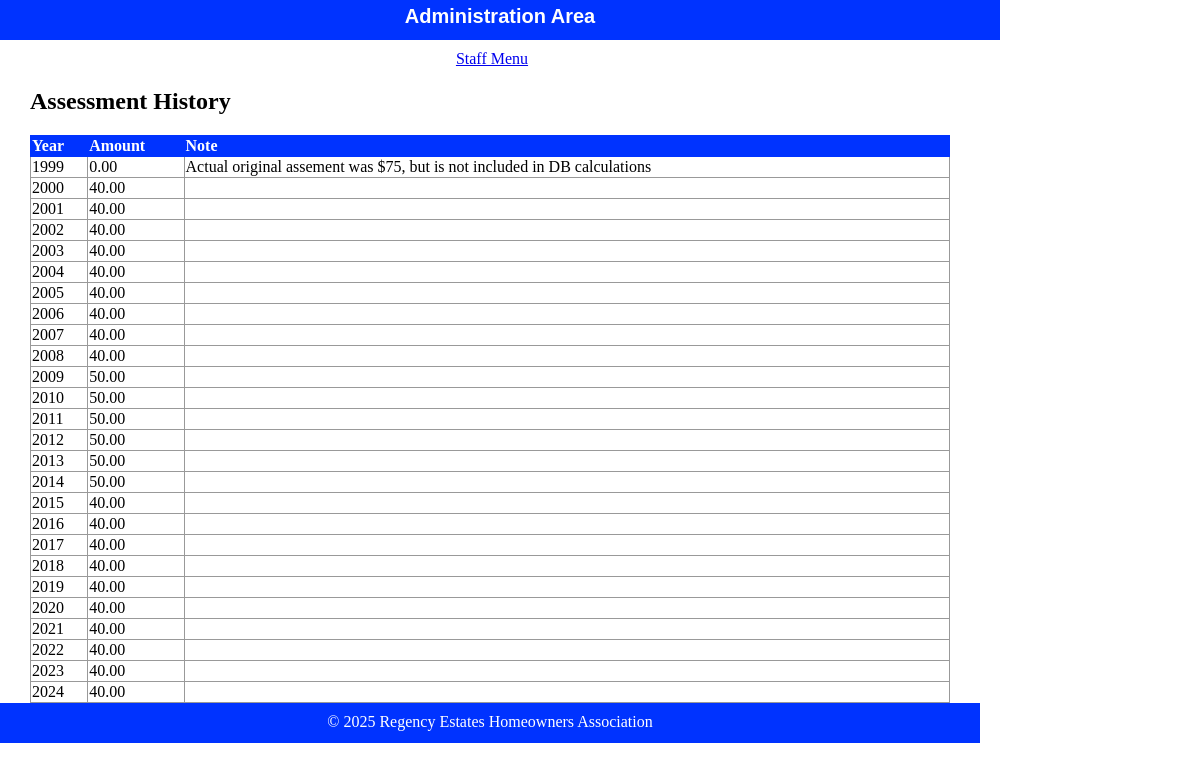
The app's page /html/public/staff/assessments/index.php, older data.
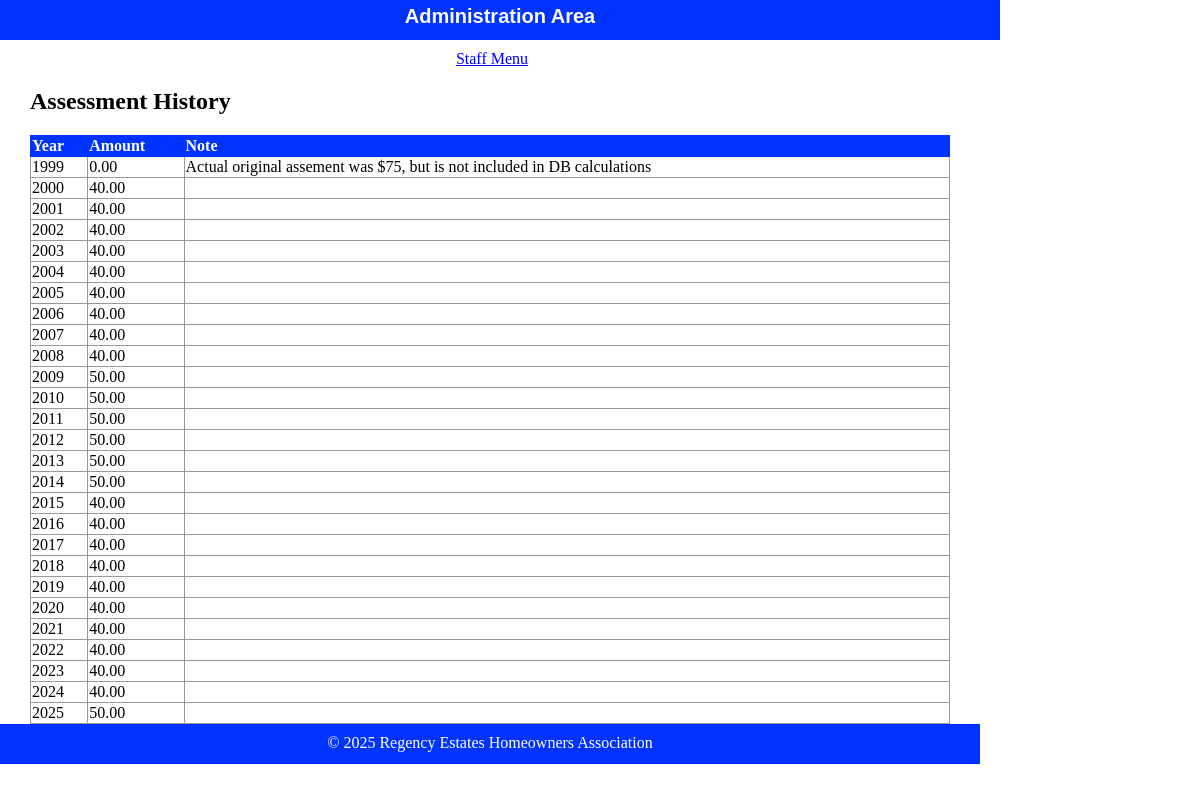
The same page, newer data.
### tables this page shows
CREATE TABLE `assessment` (
  `id` int(11) NOT NULL,
  `yr` int(11) DEFAULT NULL,
  `amount` decimal(10,2) DEFAULT NULL,
  `note` varchar(256) DEFAULT NULL
);

### html/private/functions.php (called while the page is built, shortened)
<?php
function url_for($script_path)
{
    if ($script_path[0] != '/')
    {
        $script_path = "/" . $script_path;
    }
    return WWW_ROOT . $script_path;
}
function htmlsc($string = "")
{
    return htmlspecialchars($string);
}
?>

### html/private/assessment_functions.php (called while the page is built, shortened)
<?php
    function find_all_assessments() {
    global $db;
    $sql = "SELECT * FROM assessment ORDER BY yr";
    $result = mysqli_query($db, $sql);
    return $result;
    }
?>

### html/public/staff/assessments/index.php (the view, shortened to what this page needs)
<?php require_once('../../../private/initialize.php'); ?>
<?php require_once('../../../private/assessment_functions.php'); ?>
<?php $assessment_set = find_all_assessments(); ?>
<?php include(SHARED_PATH . '/header.php'); ?>
    <div id="content">
        <div id="regency-menu">
            <h2>Assessment History</h2>
            <table class="list">
                <tr>
                    <th>Year</th>
                    <th>Amount</th>
                    <th>Note</th>
                </tr>
                <?php while($assessment = mysqli_fetch_assoc($assessment_set)) { ?>
                    <tr>
                        <td><?php echo htmlsc($assessment['yr']); ?></td>
                        <td><?php echo htmlsc($assessment['amount']); ?></td>
                        <td><?php echo htmlsc($assessment['note']); ?></td>
                    </tr>
                <?php } ?>
            </table>
        </div>
    </div>
<?php include(SHARED_PATH . '/footer.php'); ?>

### html/private/shared/header.php (shortened to what this page needs)
<!doctype html>
<html lang="en">
	<head>
		<link rel="stylesheet" media="all" href="<?php echo url_for('stylesheets/staff.css'); ?>" />
	</head>
	<body>
		<header>
			<h1>Administration Area</h1>
		</header>
		<navigation>
			<ul>
				<li>
					<a href="<?php echo url_for('/staff/index.php'); ?>">Staff Menu</a>
				</li>
			</ul>
		</navigation>

### html/private/shared/footer.php (shortened to what this page needs)
<footer>
	&copy; <?php echo date('Y'); ?> Regency Estates Homeowners Association
</footer>
</body>
</html>

### html/public/stylesheets/staff.css (style rules this page uses)
html { height: 100%; width: 100%; }
body { height: 1000px; width: 100%; margin: 0; padding: 0; }
header { width: 1000px; height: 40px; margin: 0 0 10px 0; padding: 0; background: #0033FF; color: white; }
header h1 { margin: 0; padding: 5px; font-size: 20px; font-family: Verdana, Arial, Helvetica, sans-serif; text-align: center; }
navigation { width: 1000px; margin: 0; padding: 0; text-align: center; }
navigation ul { width: 1000px; list-style: none; padding: 0; margin: 0; }
navigation ul li { display: inline; margin-right: 1em; }
#content { width: 920px; min-height: 500px; padding: 0 30px; }
footer { width: 940px; height: 20px; margin: 0 0 10px 0; padding: 10px 20px; background: #0033FF; color: white; text-align: center; }
table { border-collapse: collapse; vertical-align: top; }
table.list { width: 100%; }
table.list tr td { border: 1px solid #999999; }
table.list tr th { border: 1px solid #0033FF; background: #0033FF; color: white; text-align: left; }

Row changes from the older to the newer data that the page shows:
added assessment: yr "2025", amount "50.00"
